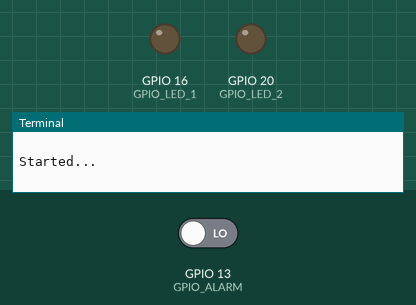
The program below on a simulated Raspberry Pi (BCM pin numbers). Shown: output pins drawn as LEDs (lit = HIGH), the last lines printed to the terminal. The inputs (shaded band) are chosen by the test bench; at power-on: GPIO 13 (GPIO_ALARM) LOW. No MQTT or app messages arrive unless stated; the clock reads 2024-03-15 10:24:30 at power-on unless the program sets it.

Above: at 1.2 s.
1.3 s: GPIO 13 (GPIO_ALARM) driven HIGH
At 4.6 s:
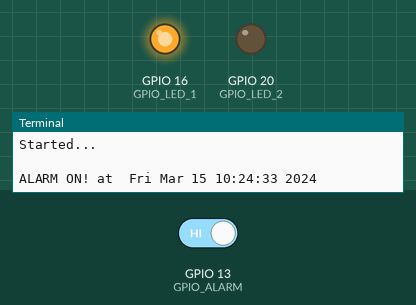
8.0 s: GPIO 13 (GPIO_ALARM) driven LOW
At 10.1 s:
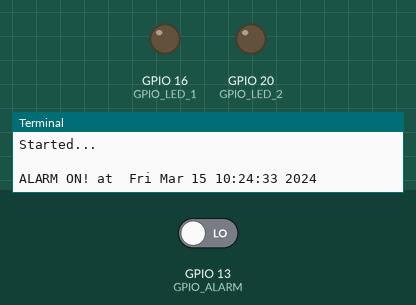
Timing chart, 0 to 20.3 s (numbered marks = the images above; inputs shaded):
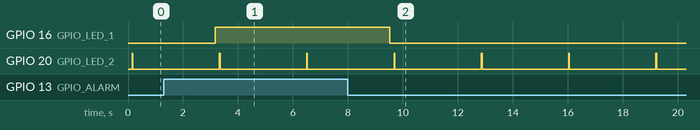

The program:

gpio_event_collector.py
```python
#!/usr/bin/env python
# coding: utf-8

# In[ ]:


##############################################################################################
# -Name: gpio_event_collector.py
# -Description: Collects GPIO signal levels and reports to an existing MQTT broker. The
# signal comes from a soun level meter which raise the signal during 12 sec. while the
# threshold is trespassed. The high oulse is filterd so an only HIGH value is reported
# -Developer: RHZ
# -Date: 28/9/2019
# -Version: 1.0.1
# -Notes:
#         - It needs exception handling when MQTT brker does not connect
##############################################################################################

import paho.mqtt.client as mqtt
import RPi.GPIO as GPIO
import time

##############################################################################################
#
# MQTT client definition
client_name = "client_X1_nAlerter"
broker_name = "localhost"
broker_port = 1883									# 1883 as default
topic = "site1/area1/device1/sensor1/gpio-alarm"
qos = 0
retain = False
payload = ("LOW", "HIGH")
##############################################################################################
#
# GPIO DEFINITION
# inputs
GPIO_ALARM = 13
# outputs:
GPIO_LED_1 = 16 # GPIO STATE
GPIO_LED_2 = 20 # MQTT CONNECTION OK (ON)

GPIO.setwarnings(False)
GPIO.setmode(GPIO.BCM)

GPIO.setup(GPIO_LED_1, GPIO.OUT)
GPIO.setup(GPIO_LED_2, GPIO.OUT)
GPIO.setup(GPIO_ALARM, GPIO.IN)
##############################################################################################

ALARM_PULSE_TIME = 12
delay = 3 # loop latency

client = mqtt.Client(client_name)

# Set Leds Off
GPIO.output(16, False)
GPIO.output(20, False)

last_gpio_value = GPIO.input(GPIO_ALARM)
first_high_time = 0

################################################################################
def filter(current_val, last_val, edge_time):
    state = 0
    if (gpio_val == 1 and last_gpio_value == 1):
        now = time.perf_counter()
        time_since_high_edge = now - edge_time
        if (time_since_high_edge > ALARM_PULSE_TIME):
            state = 1
        #print("Seconds from high edge: ", round(time_since_high_edge,1)

    return state
################################################################################

print("\nStarted...")

while(True):

    # Check GPIO
    gpio_val = GPIO.input(GPIO_ALARM)

    # Set LED
    if(gpio_val == 1):
        GPIO.output(GPIO_LED_1, True)
    else:
        GPIO.output(GPIO_LED_1, False)

    #
    # HIGH EDGE
    if (gpio_val == 1 and last_gpio_value == 0):
        gpio_state = 1
        first_high_time = time.perf_counter()
        print("\nALARM ON! at ", time.asctime(time.localtime(time.time())))
    else:
        gpio_state = 0
        #
        # Filter unneeded high values
        gpio_state = filter(gpio_val, last_gpio_value, first_high_time)

    last_gpio_value = gpio_val

    # Connect
    res = client.connect(broker_name, broker_port)
    if (res == 0 or res == null):

        GPIO.output(GPIO_LED_2, True)

        # Publish
        client.publish(topic, payload[gpio_state], qos, retain)

        # Dieconnect
        client.disconnect()

        time.sleep(0.025)
        GPIO.output(GPIO_LED_2, False)

    else:
        print("\nMQTT Broker DOWN !")

    time.sleep(delay)

print("\n...Stopped")


# In[ ]:


# In[ ]:
```

Measured:
- after the input at 1.3 s, GPIO 16 (GPIO_LED_1): LOW → HIGH after 1.9 s
- after the input at 8.0 s, GPIO 16 (GPIO_LED_1): HIGH → LOW after 1.5 s
- by itself, GPIO 20 (GPIO_LED_2): alternates HIGH for 0.03 s and LOW for 3.2 s
